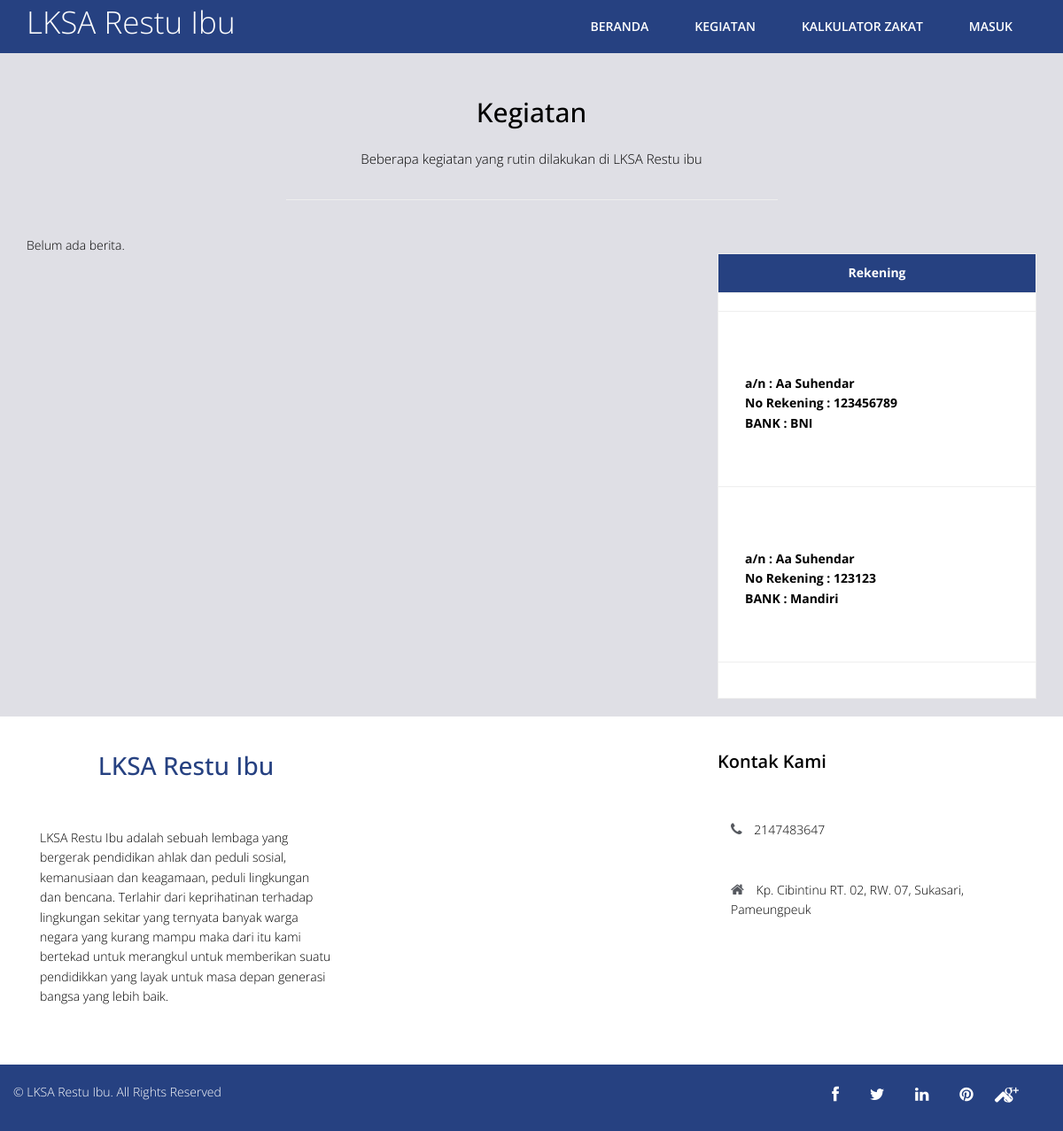
Page /berita.php on the committed database.
### tables this page shows
CREATE TABLE `info` (
  `id_info` int(5) NOT NULL,
  `nama_yayasan` varchar(50) NOT NULL,
  `tentang_yayasan` text NOT NULL,
  `alamat_yayasan` varchar(100) NOT NULL,
  `tlp_yayasan` varchar(12) NOT NULL
);

CREATE TABLE `rekening` (
  `id_rekening` int(5) NOT NULL,
  `an_rekening` varchar(50) NOT NULL,
  `no_rekening` varchar(50) NOT NULL,
  `bank_rekening` varchar(50) NOT NULL
);

### berita.php (the view, shortened to what this page needs)
<?php
require_once "lib/mainconfig.php";
$data = $conn->query("SELECT * FROM info");
$info    = $data->fetch_assoc();
$halaman = 2;
$page = isset($_GET["halaman"]) ? (int)$_GET["halaman"] : 1;
$mulai = ($page>1) ? ($page * $halaman) - $halaman : 0;
$result = $conn->query("SELECT * FROM berita");
$total = $result->num_rows;
$pages = ceil($total/$halaman);
$blogs = $conn->query("SELECT * FROM berita INNER JOIN detail_berita ON berita.id_berita = detail_berita.id_berita ORDER
BY berita.id_berita DESC LIMIT $mulai, $halaman");
$pageberita = "yes";
?>
<!DOCTYPE html>
<html lang="en">
<head>
  <link href="css/bootstrap.min.css" rel="stylesheet">
  <link rel="stylesheet" href="css/animate.css">
  <link rel="stylesheet" href="css/font-awesome.min.css">
  <link rel="stylesheet" href="css/jquery.bxslider.css">
  <link rel="stylesheet" type="text/css" href="css/normalize.css" />
  <link rel="stylesheet" type="text/css" href="css/demo.css" />
  <link rel="stylesheet" type="text/css" href="css/set1.css" />
  <link href="css/overwrite.css" rel="stylesheet">
  <link href="css/style.css" rel="stylesheet">
</head>
<body>
<?php include "navbar.phtml";?>
  <div class="container">
    <div class="row">
      <div class="col-md-6 col-md-offset-3">
        <div class="blogs">
          <div class="text-center">
            <h2>Kegiatan</h2>
            <p>Beberapa kegiatan yang rutin dilakukan di LKSA Restu ibu <br>
            </p>
          </div>
          <hr>
        </div>
      </div>
    </div>
  </div>
  <div class="container">
    <div class="row">
      <div class="col-md-8">
        <?php if($blogs->fetch_assoc()){?>
        <?php while ($blog = $blogs->fetch_assoc()){?>
        <div class="panel panel-default">
          <div class="panel-heading">
            <strong><?=$blog['judul_berita'];?></strong>
          </div>
          <div class="panel-body">
            <small>Diposting pada tanggal : <?=date('d-M-Y',strtotime($blog['tgl_berita']));?></small><br>
            <center><img src="imgberita/<?=$blog['gambar_berita'];?>" height="500" width="650"></center><br>
            <?=$blog['isi_berita'];?>
          </div>
        </div>
      <?php } ?>
        <div class="container">
          <div class="row">
            <nav>
              <ul class="pagination">
                  <?php for ($i=1; $i<=$pages ; $i++){ ?>
  <li><a href="?halaman=<?php echo $i; ?>"><?php echo $i; ?></a></li>
  <?php } ?>
              </ul>
            </nav>
          </div>
        </div>
<?php }else {?>
        Belum ada berita.
      </div>
<?php }?>
<?php include "sidebar.phtml";?>
    </div>
  </div>
<?php include "footer.phtml";?>
</body>
</html>

### navbar.phtml (shortened to what this page needs)
<nav class="navbar navbar-default navbar-fixed-top" role="navigation">
    <div class="container">
      <div class="navbar-header">
        <a class="navbar-brand" href="index.php"><span><?=$info['nama_yayasan'];?></span></a>
      </div>
      <div class="navbar-collapse collapse">
        <div class="menu">
          <ul class="nav nav-tabs" role="tablist">
            <li role="presentation" class="<?php if($pageindex){ echo"active";}?>"><a href="index.php">Beranda</a></li>
            <li role="presentation" class="<?php if($pageberita){ echo"active";}?>"><a href="berita.php">Kegiatan</a></li>
            <li role="presentation" class="<?php if($pagekalkulator){ echo"active";}?>"><a href="zakat.php">Kalkulator Zakat</a></li>
            <?php if(!$sudahlogin){?><li role="presentation" > <a href="#" data-toggle="modal" data-target="#login">Masuk</a></li><?php }else{ ?><li role="presentation" > <a href="admin">Halaman Admin</a></li><?php } ?>
          </ul>
        </div>
      </div>
    </div>
  </nav>

### sidebar.phtml
      <div class="col-md-4">
        <div class="panel panel-default">
          <div class="panel-heading">
            <strong>Rekening</strong>
          </div>
          <hr>
          <?php
$rekening = $conn->query("SELECT * FROM rekening");
while($rek = $rekening->fetch_array()){?>
          <div class="panel-body">
            <div class="media">
              <p>
                <b>a/n : <?=$rek['an_rekening'];?></b><br>
                <b>No Rekening : <?=$rek['no_rekening'];?></b><br>
                <b>BANK : <?=$rek['bank_rekening'];?></b><br>
              </p>
            </div>
          </div>
          <hr>
<?php } ?>
        </div>
      </div>

### footer.phtml (shortened to what this page needs)
<footer>
  <div class="inner-footer">
    <div class="container">
      <div class="row">
        <div class="col-md-4 f-about">
          <a href="index.php"><h1><?=$info['nama_yayasan'];?></h1></a>
          <p><?=$info['tentang_yayasan'];?>
          </p>
        </div>
        <div class="col-md-4"></div>
        <div class="col-md-4 f-contact">
          <h3 class="widgetheading">Kontak Kami</h3>
          <p><i class="fa fa-phone"></i>  <?=$info['tlp_yayasan'];?></p>
          <p><i class="fa fa-home"></i> <?=$info['alamat_yayasan'];?></p>
        </div>
      </div>
    </div>
  </div>
  <div class="last-div">
    <div class="container">
      <div class="row">
        <div class="copyright">
          &copy; <?=$info['nama_yayasan'];?>. All Rights Reserved
        </div>
      </div>
    </div>
    <div class="container">
      <div class="row">
        <ul class="social-network">
          <li><a href="#" data-placement="top" title="Facebook"><i class="fa fa-facebook fa-1x"></i></a></li>
          <li><a href="#" data-placement="top" title="Twitter"><i class="fa fa-twitter fa-1x"></i></a></li>
          <li><a href="#" data-placement="top" title="Linkedin"><i class="fa fa-linkedin fa-1x"></i></a></li>
          <li><a href="#" data-placement="top" title="Pinterest"><i class="fa fa-pinterest fa-1x"></i></a></li>
          <li><a href="#" data-placement="top" title="Google plus"><i class="fa fa-google-plus fa-1x"></i></a></li>
        </ul>
      </div>
    </div>
    <a href="#" class="scrollup"><i class="fa fa-chevron-up"></i></a>
  </div>
</footer>

### css/demo.css (style rules this page uses)
*, *:after, *:before { -webkit-box-sizing: border-box; box-sizing: border-box; }
body { background: #2f3238; color: #fff; font-weight: 400; font-size: 1em; font-family: 'Raleway', Arial, sans-serif; }
a { outline: none; color: #3498db; text-decoration: none; }

### css/style.css (style rules this page uses)
body { font-family:'Open Sans', Arial, sans-serif; font-size:14px; font-weight:300; line-height:1.6em; color:#000; background-color:#DFDFE5; }
hi,h2,h3,h4,h5,h6 { color:#000; line-height:1.1em; }
p { color:#000; }
a { text-decoration:none; transition: all 0.1s ease-in-out; -moz-transition: all 0.1s ease-in-out; -webkit-transition: all 0.1s ease-in-out; -o-transition: all 0.1s ease-in-out; outline: none; color:#333; }
hr { margin-top:20px; margin-bottom:40px; }
.navbar-brand { float: left; height: 50px; padding: 15px 15px; font-size: 30px; line-height: 20px; }
a.navbar-brand span { color:#fff; font-size:35px; }
.navbar-collapse { float:right; padding-right: 15px; padding-left: 15px; overflow-x: visible; -webkit-overflow-scrolling: touch; border-top: 0; }
.navbar-fixed-top { top: 0; border-width: 0 0 0; background-color:#264181; }
.nav-tabs { border-bottom:0; }
.nav > li > a { position: relative; display: block; padding: 20px 25px; }
.nav-tabs > li > a { margin-right: 2px; line-height: 1.42857143; border: 0; border-radius: 0 0 0 0; text-transform:uppercase; font-weight:600; color:#fff; }
.nav-tabs > li.active > a { color: #fff; cursor: default; background-color:#264181; border: 0; border-bottom-color: transparent; }
.nav-tabs > li { margin-bottom: 0; }
.text-center { text-align:center; margin-top:30px; }
.text-center p { color:#000; font-size:15px; }
.blogs { margin-top:110px; }
.blog h3,p { color:#000; padding:15px; }
.panel { margin-top:20px; margin-bottom: 20px; background-color: #fff; border:#eee 1px solid transparent; border-radius: 0; -webkit-box-shadow: none; box-shadow: none; }
.panel-heading { padding: 10px 15px; border-bottom: 1px solid transparent; border-top-left-radius: 0; border-top-right-radius: 0; text-align:center; }
.panel-default { border-color: #eee; border-bottom-color:#eee; }
.panel-default > .panel-heading { color: #fff; background-color: #264181; border-color: #eee; }
footer { background: #fff; }
.inner-footer ul li,a { list-style:none; }
.widgetheading { font-size: 20px; color: #000; font-weight: 600; margin-top: 40px; margin-bottom: 40px; }
.f-about a h1 { text-align:center; margin-top: 40px; margin-bottom: 40px; color: #264181; }
.f-about p { font-size: 14px; color: #000; }
.f-contact p { font-size: 14px; color: #000; margin: 0; font-weight: 300; margin-bottom: 15px; }
.f-contact i { color: #56595f; font-size: 16px; margin-right: 10px; }
.last-div { margin-top:40px; background: #264181; padding: 20px 0; position: relative; }
.copyright { font-size: 14px; color: #fff; margin: 0; font-weight: 300; float: left; }
ul.social-network { list-style:none; margin-top:-20px; float:right; font-size:18px; margin-right:20px; }
ul.social-network li { display:inline; margin: 0 15px; color:#fff; }
ul.social-network li a { color:#fff; }
a.scrollup { color:#fff; height:55px; width:55px; font-size:22px; line-height:50px; text-align:center; text-decoration:none; position:fixed; bottom:10px; right:40px; opacity:0,5; border-radius:50%; z-index:999; }

### rows in the picture
info: nama_yayasan "LKSA Restu Ibu", tentang_yayasan "LKSA Restu Ibu adalah sebuah lembaga yang bergerak pendidikan ahlak dan peduli sosial, kemanusiaan dan keagamaan, peduli lingkungan dan bencana. Terlahir dari keprihatinan terhadap lingkungan sekitar yang ternyata banyak warga negara yang kurang mampu maka dari itu kami bertekad untuk merangkul untuk memberikan suatu pendidikkan yang layak untuk masa depan generasi bangsa yang lebih baik.", tlp_yayasan "2147483647", alamat_yayasan "Kp. Cibintinu RT. 02, RW. 07, Sukasari, Pameungpeuk"
rekening: an_rekening "Aa Suhendar", no_rekening "123456789", bank_rekening "BNI"
rekening: an_rekening "Aa Suhendar", no_rekening "123123", bank_rekening "Mandiri"
